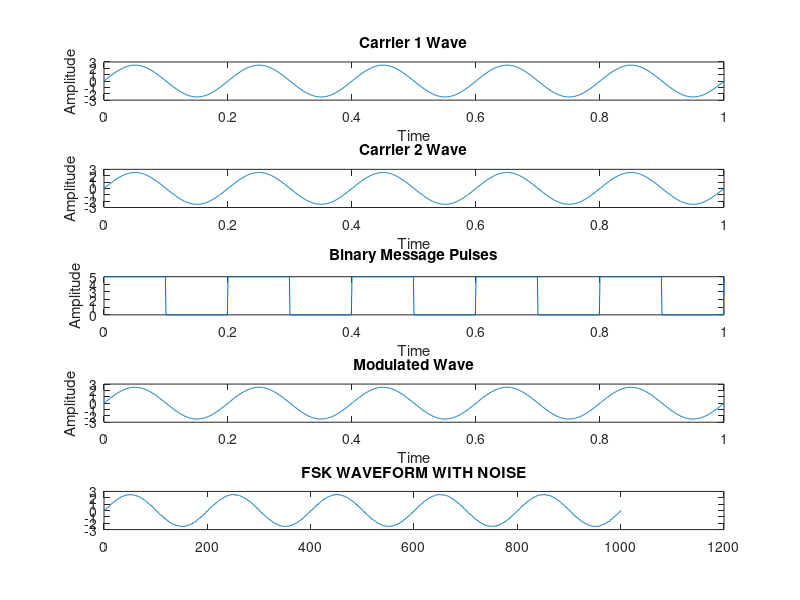

Here is the MATLAB script that generated this plot:
clc 
close all 
clear all 
fc1=input('Enter the freq of 1st Sine Wave carrier:');
fc2=input('Enter the freq of 2nd Sine Wave carrier:');
fp=input('Enter the freq of Periodic Binary pulse (Message):');
amp=input('Enter the amplitude (For Both Carrier & Binary Pulse Message):');
amp=amp/2;
t=0:0.001:1; 
c1=amp.*sin(2*pi*fc1*t);
c2=amp.*sin(2*pi*fc2*t);
subplot(5,1,1); 
plot(t,c1)
xlabel('Time')
ylabel('Amplitude')
title('Carrier 1 Wave')
subplot(5,1,2) 
plot(t,c2)
xlabel('Time')
ylabel('Amplitude')
title('Carrier 2 Wave')
m=amp.*square(2*pi*fp*t)+amp;
subplot(5,1,3) 
plot(t,m)
xlabel('Time')
ylabel('Amplitude')
title('Binary Message Pulses')
for i=0:1000 
    if m(i+1)==0
        mm(i+1)=c2(i+1);
        else
        mm(i+1)=c1(i+1);
    end
end
subplot(5,1,4) 
plot(t,mm)
xlabel('Time')
ylabel('Amplitude')
title('Modulated Wave')
mmawgn = awgn(mm, 30);
subplot(5,1,5),
plot(mmawgn);
title('FSK WAVEFORM WITH NOISE')
